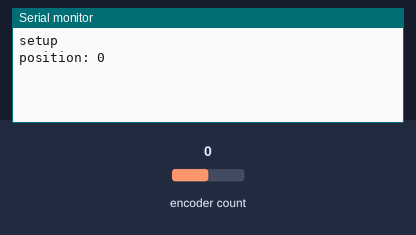
This program was run on a simulated Teensy 3. On the bench: the last lines printed to the serial monitor. Inputs (shaded band) come from the test bench; at power-on: encoder count 0.

Above: at 1.2 s.
1.3 s: encoder count set to 1
At 2.1 s:
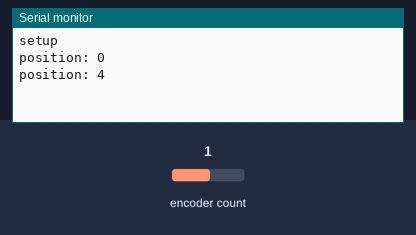
2.8 s: encoder count set to 2
At 3.3 s:
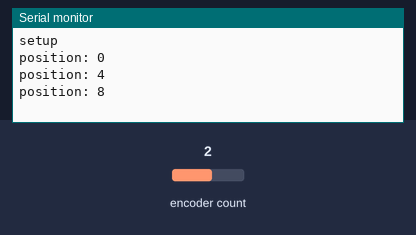

Measured:
- after the input at 1.3 s, the serial monitor: prints a new line at once (image 1)
- after the input at 2.8 s, the serial monitor: prints a new line at once (image 2)

The program:

main.cpp
```cpp
#include <Arduino.h>
#include <Encoder.h>

const uint_fast8_t leftPin = 11;
const uint_fast8_t rightPin = 12;

Encoder myEnc(leftPin, rightPin);


void setup() {
  Serial.begin(9600);
  Serial.println("setup");

  // pinMode(leftPin, INPUT);
  // pinMode(rightPin, INPUT);
}

uint8_t oldPosition = 128;

void loop() {
  uint8_t position = myEnc.read();
  if (position != oldPosition) {
    Serial.print("position: ");
    Serial.println(position);
    oldPosition = position;
  }
}

// uint_fast8_t lastLeft = 0;
// uint_fast8_t lastRight = 0;

// int_fast16_t lastC = 0;
// int_fast16_t c = 0;

// void loop() {

//   uint_fast8_t left = digitalRead(leftPin);
//   uint_fast8_t right = digitalRead(rightPin);

//   if (left != lastLeft && right != lastRight) {
//     c = min(c + 1, 255);
//   }

//   if (left != lastLeft && right == lastRight) {
//     c = max(c - 1, 0);
//   }

//   if (lastC != c) {
//     lastLeft = left;
//     lastRight = right;
//     lastC = c;
//     Serial.println(c);
//   }
// }
```
